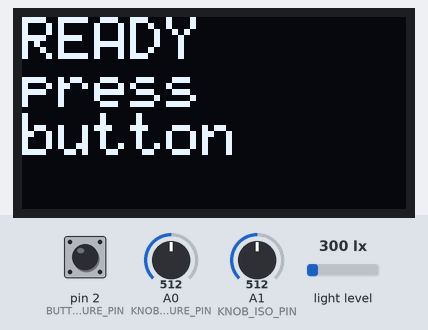
Recording of a sketch running on a simulated Arduino Uno, built with avr-gcc and run on an emulated ATmega328P. Shown: 128×64 one-colour display. The inputs (shaded band) are chosen by the test bench; at power-on: pin 2 (BUTTON_MEASURE_PIN) HIGH, A0 (KNOB_APERTURE_PIN) = 512, A1 (KNOB_ISO_PIN) = 512, light level 300 lx. What the sketch prints to the serial monitor is not drawn.

Above: at 1.2 s.
1.3 s: pin 2 (BUTTON_MEASURE_PIN) pulled LOW for 0.15 s
At 2.1 s:
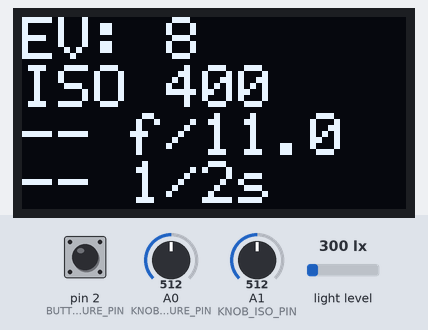
2.9 s: A0 (KNOB_APERTURE_PIN) set to 725
At 3.7 s:
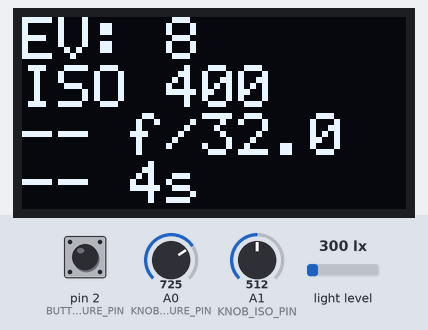
4.5 s: A0 (KNOB_APERTURE_PIN) set to 747
At 5.8 s:
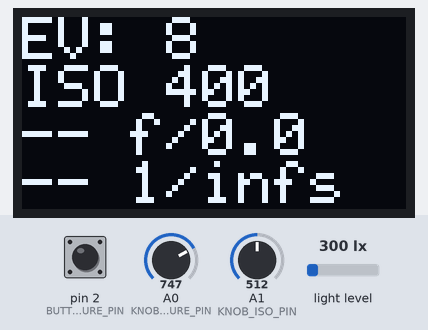
6.1 s: A1 (KNOB_ISO_PIN) set to 716
At 7.3 s:
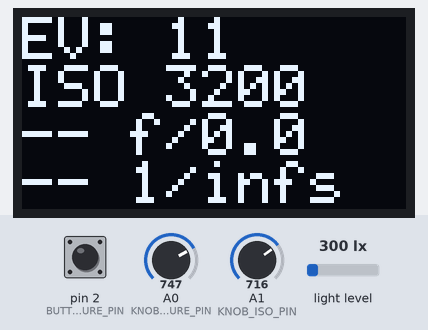
7.7 s: A1 (KNOB_ISO_PIN) set to 750
At 8.4 s:
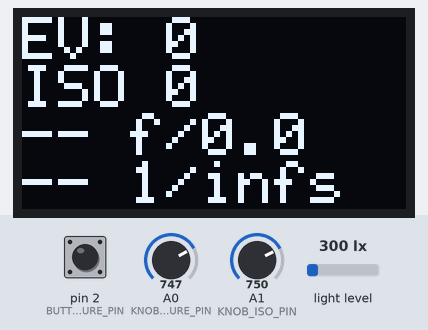
9.2 s: A0 (KNOB_APERTURE_PIN) set to 730
At 10.5 s:
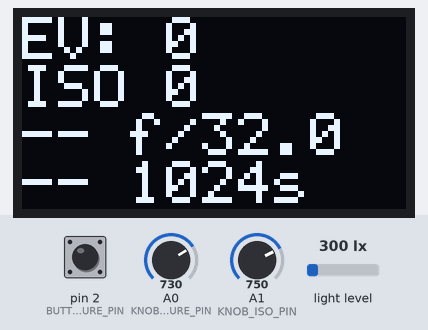
Timing chart, 0 to 11.7 s (numbered marks = the images above; inputs shaded):
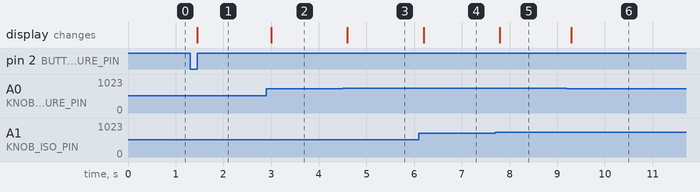

Measured:
- the behaviour switches between 739 and 740 on A0 (KNOB_APERTURE_PIN) (found by bisection; images 2 and 3)
- after the input at 1.3 s, the display: changes after 0.16 s (image 1)
- after the input at 2.9 s, the display: changes after 0.10 s (image 2)
- after the input at 4.5 s, the display: changes after 0.10 s (image 3)
- after the input at 6.1 s, the display: changes after 0.10 s (image 4)
- after the input at 7.7 s, the display: changes after 0.10 s (image 5)
- after the input at 9.2 s, the display: changes after 0.09 s (image 6)

The sketch:

Prototype1.ino
```cpp
#define INCIDENT_CALIBRATION    330
#define KNOB_MAX_ANALOG_READING 740
#define BUTTON_MEASURE_PIN      PD2
#define KNOB_APERTURE_PIN       A0
#define KNOB_ISO_PIN            A1
const double APERATURE_TABLE[]  = {1.0, 1.4, 1.8, 2.0, 2.8, 3.5, 4.0, 4.5, 5.6, 6.3, 8.0, 11.0, 12.7, 16.0, 22.0, 32.0};
const int ISO_TABLE[]           = {6, 12, 25, 50, 100, 160, 200, 400, 800, 1600, 3200};


/* ------------------------------ */

#include <math.h>
#include <Wire.h>
#include <BH1750.h>
#include "SSD1306Ascii.h"
#include "SSD1306AsciiAvrI2c.h"

BH1750 bh1750;
SSD1306AsciiAvrI2c oled;

bool started = false;
int EV, apertureIndex, apertureIndexOld, isoIndex, isoIndexOld;
long lux;

void setup() {

  // initialize serial port
  Serial.begin(9600);
  Wire.begin();

  pinMode(BUTTON_MEASURE_PIN, INPUT_PULLUP);

  bh1750.begin(BH1750::ONE_TIME_HIGH_RES_MODE_2);

  // "initialize" BH1750 by using it once
  bh1750.readLightLevel();

  // initialize OLED
  oled.begin(&Adafruit128x64, 0x3C);
  oled.setFont(System5x7);
  oled.set2X();

  oled.clear();
  oled.println("READY");
  oled.println("press");
  oled.println("button");
}

void loop() {

  //read status from button and potentiometers
  getKnobIndex();

  if (buttonPressed()) { //measure light
    if (!started) started = true;
    displayExposureSetting(true);
    delay(150);

  } else { //change aperture/ISO settings
    if ((apertureIndex != apertureIndexOld || isoIndex != isoIndexOld) && started) {
      displayExposureSetting(false);
      delay(150);
    }
  }

  //record potentiometer previous status
  apertureIndexOld = apertureIndex;
  isoIndexOld = isoIndex;

  delay(50);
}

// read if the button is pressed (pulled low)
bool buttonPressed() {
  return !digitalRead(BUTTON_MEASURE_PIN);
}

// map knob analog readings to array indexes
void getKnobIndex() {
  apertureIndex = round(map(analogRead(KNOB_APERTURE_PIN), 0, KNOB_MAX_ANALOG_READING, 0, sizeof(APERATURE_TABLE) / sizeof(float)));
  isoIndex = round(map(analogRead(KNOB_ISO_PIN), 0, KNOB_MAX_ANALOG_READING, 0, sizeof(ISO_TABLE) / sizeof(int)));
}

// measure/calculate and display exposure settings
void displayExposureSetting(bool measureNewEV) {

  double aperature = APERATURE_TABLE[apertureIndex];
  int iso = ISO_TABLE[isoIndex];

  // measure light level (illuminance) and get a new lux value
  if (measureNewEV) {
    lux = bh1750.readLightLevel();
    Serial.print("Measured illuminance = ");
    Serial.print(lux);
    Serial.println(" lux");
  }

  //calculate EV
  EV = log10(lux * iso / INCIDENT_CALIBRATION) / log10(2);

  if (isfinite(EV)) { //calculate shutter speed if EV is neither NaN nor infinity

    // calculate shutter speed
    double shutterspeed = (pow(2, EV) / pow(aperature, 2));

    // output result to serial port
    Serial.print("Exposure settings: EV = ");
    Serial.print(EV);
    Serial.print(", ISO = ");
    Serial.print(iso);
    Serial.print(", aperture = f/");
    Serial.print(aperature, 1);
    Serial.print(", ");
    Serial.print("shutter speed = ");
    if (shutterspeed > 1) {
      Serial.print("1/");
      Serial.print(shutterspeed);
    } else {
      Serial.print((1 / shutterspeed));
    }
    Serial.println("s");

    // output result to OLED
    oled.clear();
    oled.print("EV: ");
    oled.println(EV, 1);
    oled.print("ISO ");
    oled.println(iso);
    oled.print("-- f/");
    oled.println(aperature, 1);
    oled.print("-- ");
    if (shutterspeed > 1) {
      oled.print("1/");
      oled.print(shutterspeed, 0);
    } else {
      oled.print((1 / shutterspeed), 0);
    }
    oled.println("s");

  } else {
    Serial.println("Exposure out of bounds");
    oled.clear();
    oled.println("Exposure");
    oled.println("value");
    oled.println("out of");
    oled.println("bounds");
  }
}
```
